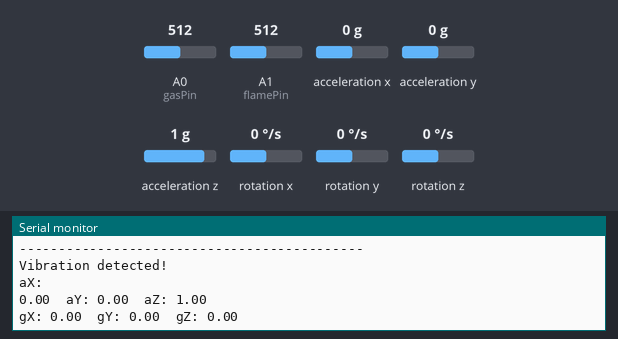
The sketch below on a simulated Arduino Nano 33 IoT. Parts: the last lines printed to the serial monitor. The test bench sets the inputs (shaded band); at power-on: A1 (flamePin) = 512, acceleration x 0 g, A0 (gasPin) = 512, acceleration y 0 g, acceleration z 1 g, rotation x 0 °/s, rotation y 0 °/s, rotation z 0 °/s. WiFi joins after 1.5 s; servers stay silent unless stated; no MQTT or app messages arrive unless stated.

Above: at 9.7 s.
9.8 s: A1 (flamePin) set to 306
At 13.1 s:
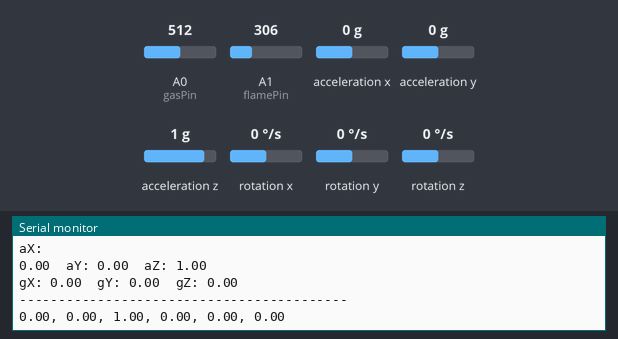
19.1 s: acceleration x set to -1.4 g
At 20.2 s:
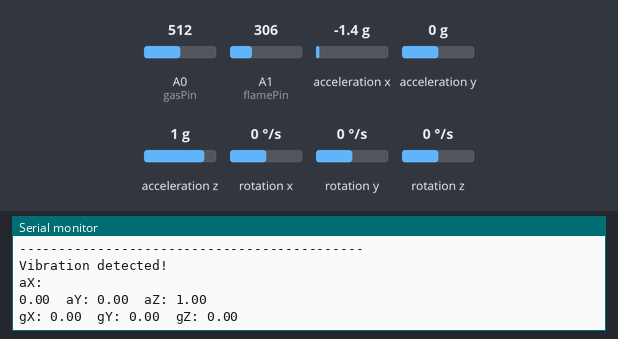
20.6 s: A0 (gasPin) set to 716
At 21.8 s:
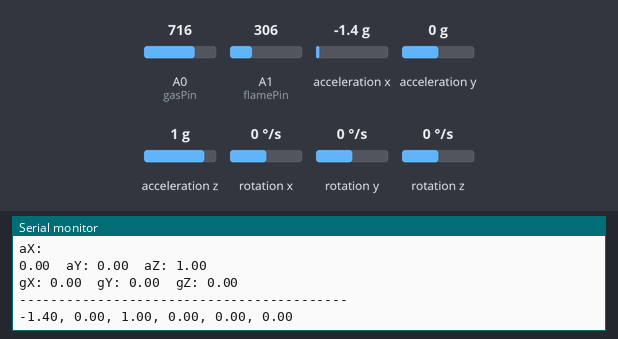
22.1 s: acceleration y set to -1.4 g
At 22.1 s:
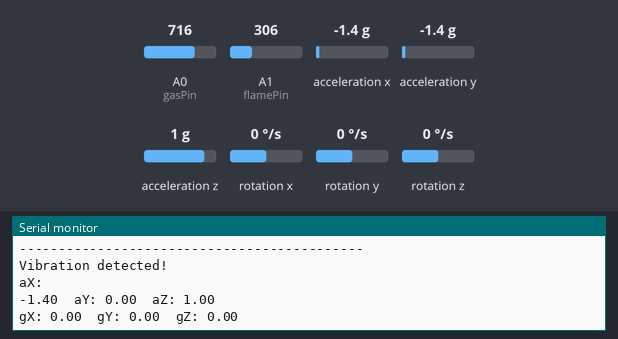
23.6 s: acceleration z set to -1.4 g
25.1 s: A1 (flamePin) set to 190
At 26.5 s:
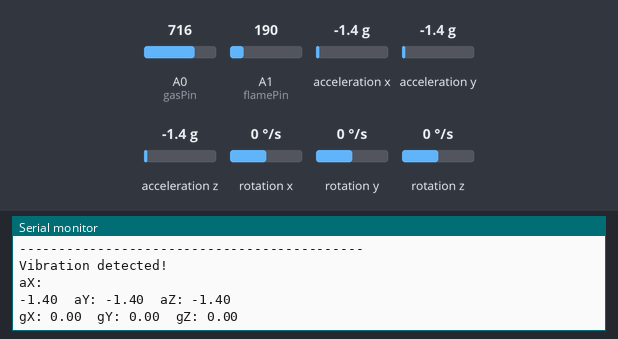
Timing chart, 0 to 27.6 s (numbered marks = the images above; inputs shaded):
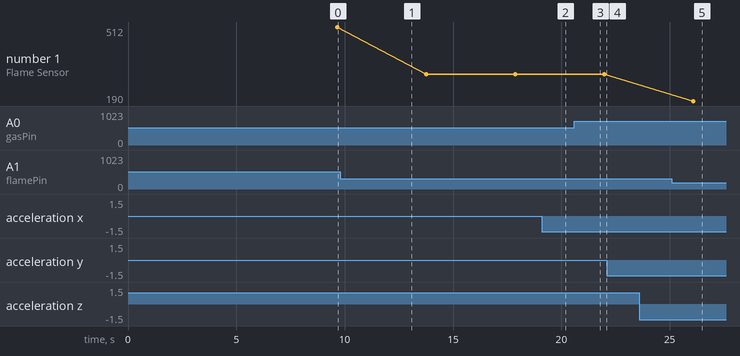

Measured:
- after the input at 25.1 s, the serial monitor: prints a new line after 0.99 s (image 5)
- plotted number 1: 512 → 306 after the input at 9.8 s, 306 → 190 after the input at 25.1 s

The sketch:

building_sensor_combined.ino
```cpp
#include <Arduino_LSM6DS3.h>
#include <WiFiNINA.h>
#include <PubSubClient.h>
#include <ArduinoJson.h>
//------------------------------ sensors ---------------------------------------//

// Flame sensor
const int flamePin = A1;       // Analog pin connected to the flame sensor output
const int calibrationReadings = 100;  // Number of readings to use for calibration
int flameThreshold = 0;  // Initial threshold value
int flameValue;

// Gas sensor setup
const int gasPin = A0;         // Analog pin connected to the sensor output
const int COthresh = 50;
float R0 = 10.00;
float m = -0.318; //Slope
float b = 1.133; //Y-Intercept
double ppm;

// Accelerometer and gyrometer setup
float prevX = 0.0, prevY = 0.0, prevZ = 0.0, prevA = 0.0, prevB = 0.0, prevC = 0.0;
const float threshold = 0.75; // Adjust the threshold value as needed
float aX, aY, aZ;
float gX, gY, gZ;

//----------------------------------- Wifi / mqtt broker ---------------------//

// Wi-Fi credentials
const char* ssid = "******";
const char* password = "******";

// MQTT broker configuration
const char* mqttBroker = "34.100.247.89";
const int mqttPort = 1883;
const char* mqttClientId = "nano33";
const char* mqttTopic = "sensor/data";

WiFiClient wifiClient;
PubSubClient mqttClient(wifiClient);

//------------------------ Functions --------------------------------------------//

void connectToWiFi(){
  Serial.print("Connecting to Wi-Fi...");
  while (WiFi.status() != WL_CONNECTED) {
    WiFi.begin(ssid, password);
    delay(1000);
  }
  Serial.println("Connected to Wi-Fi!");
}

void connectToMQTT(){
  Serial.print("Connecting to MQTT broker...");
  mqttClient.setServer(mqttBroker, mqttPort);
  while (!mqttClient.connected()) {
    if (mqttClient.connect(mqttClientId)) {
      Serial.println("Connected to MQTT broker!");
    } else {
      Serial.print("Failed to connect to MQTT broker. Retrying...");
      delay(1000);
    }
  }
}

void calibrateSensor(){
  Serial.println("-----------------------------Calibrating Sensor...-------------------------------------------------");
  int sensorReading = 0;

  // Take multiple readings to calculate the average value
  for (int i = 0; i < calibrationReadings; i++) {
    sensorReading += analogRead(flamePin);
    delay(10);
  }

  // Calculate the average value as the threshold
  flameThreshold = sensorReading / calibrationReadings;

  Serial.print("Calibrated Threshold: ");
  Serial.println(flameThreshold);
  Serial.println("Calibration Complete!");
  delay(5000);

}

void axl_gyro(){
  const char * spacer = ", ";

  if (
    IMU.accelerationAvailable()
    && IMU.gyroscopeAvailable()
  ) {
    IMU.readAcceleration(aX, aY, aZ);
    IMU.readGyroscope(gX, gY, gZ);
    Serial.println("------------------------------------------");
    Serial.print(aX); Serial.print(spacer);
    Serial.print(aY); Serial.print(spacer);
    Serial.print(aZ); Serial.print(spacer);
    Serial.print(gX); Serial.print(spacer);
    Serial.print(gY); Serial.print(spacer);
    Serial.println(gZ);
    delay(1000);
  }

  //   // Check for changes in acceleration values
  // if (abs(aX - prevX) > threshold ||
  //     abs(aY - prevY) > threshold ||
  //     abs(aZ - prevZ) > threshold ||
  //     abs(gX - prevA) > threshold ||
  //     abs(gY - prevB) > threshold ||
  //     abs(gZ - prevC) > threshold) {
  //       Serial.println("Vibration detected!");
  //       Serial.println("---------------------------------------------");
  //       Serial.println("aX: ");
  //       Serial.print(aX);
  //       Serial.print("  aY: ");
  //       Serial.print(aY);
  //       Serial.print("  aZ: ");
  //       Serial.println(aZ);
  //       Serial.println("---------------------------------------------");
  //       Serial.print("gX: ");
  //       Serial.print(gX);
  //       Serial.print("  gY: ");
  //       Serial.print(gY);
  //       Serial.print("  gZ: ");
  //       Serial.println(gZ);
  //       delay(1000); // Adjust delay as needed
  // }
  // Update previous values
  prevX = aX;
  prevY = aY;
  prevZ = aZ;
  prevA = gX;
  prevB = gY;
  prevC = gZ;

  delay(100); // Adjust delay as needed
  // if (!mqttClient.connected()){
  //   reconnectMQTT();
  // }
  // mqttClient.loop();
}

double MQ135(){
  const int gasPin = A0;         // Analog pin connected to the sensor output
  int sensorValue = analogRead(gasPin);     // Read the analog value from the sensor
  float sensor_volt; //Define variable for sensor voltage
  float RS_gas; //Define variable for sensor resistance
  float ratio; //Define variable for ratio

  sensor_volt = sensorValue*(5.0/1023.0); //Convert analog values to voltage
  RS_gas = ((5.0*10.0)/sensor_volt)-10.0; //Get value of RS in a gas
  ratio = RS_gas/R0;  // Get ratio RS_gas/RS_air

  double ppm_log = (log10(ratio)-b)/m; //Get ppm value in linear scale according to the the ratio value
  double ppm = pow(10, ppm_log); //Convert ppm value to log scale
  double percentage = ppm/10000; //Convert to percentage
  Serial.print("Gas ppm: ");
  Serial.println(ppm);

  // Serial.print("percentage: ");
  // Serial.println(percentage);
  // Serial.println("--------------");

  // if (ppm > COthresh) {
  //   Serial.println("------------------------------------------");
  //   Serial.println("CO2 concentration exceeds threshold!");
  //   Serial.println("------------------------------------------");
  //   // Add your code here to trigger an alert or take specific actions
  // }
  return ppm;
}

int flame_sensor(){
  flameValue = analogRead(flamePin);  // Read the analog value from the flame sensor
// Print the flame sensor value
  Serial.print("Flame Sensor: ");
  Serial.println(flameValue);
  Serial.println();

  // // Check if flame is detected
  // if (flameValue < flameThreshold) {
  //   Serial.println("Flame Detected!");
  //   // Add your code here to trigger an action or send a notification
  // }
  return flameValue;
}

String readSensorData(float ax, float ay, float az, float gx, float gy, float gz, double ppm, int flameValue){
  // Create a JSON document
  StaticJsonDocument<200> doc;

  // Populate the JSON document with sensor data
  doc["acceleration"]["x"] = ax;
  doc["acceleration"]["y"] = ay;
  doc["acceleration"]["z"] = az;
  doc["gyroscope"]["x"] = gx;
  doc["gyroscope"]["y"] = gy;
  doc["gyroscope"]["z"] = gz;
  doc["ppm"] = ppm;
  doc["flameValue"] = flameValue;

  // Serialize the JSON document to a string
  String jsonData;
  serializeJson(doc, jsonData);

  return jsonData;
}

//------------------------------- setup -----------------------------------//
void setup(){
  Serial.begin(9600);
  while (!Serial) {
    ; // wait for serial port to connect. Needed for native USB port only
  }
  if (!IMU.begin()) {
    Serial.println("Failed to initialize IMU!");
    while (true); // halt program
  }
  Serial.println("IMU initialized!");

  pinMode(gasPin, INPUT);     // Set the gasPin as an input
  pinMode(flamePin, INPUT);   // Set the flamePin as an input
  calibrateSensor();  // Perform sensor calibration
  connectToWiFi();
  connectToMQTT();

}

//---------------------------------- main -------------------------------------//
void loop() {
  // Collect sensor data
  axl_gyro();
  double ppm = MQ135();
  int flame = flame_sensor();

  // Check if any of the values cross the threshold
  if (ppm > COthresh || flame < flameThreshold ||
      abs(aX - prevX) > threshold ||
      abs(aY - prevY) > threshold ||
      abs(aZ - prevZ) > threshold ||
      abs(gX - prevA) > threshold ||
      abs(gY - prevB) > threshold ||
      abs(gZ - prevC) > threshold) {

    // Print relevant information
    if (ppm > COthresh) {
      Serial.println("------------------------------------------");
      Serial.println("CO2 concentration exceeds threshold!");
      Serial.println("------------------------------------------");
    }
    if (flame < flameThreshold) {
      Serial.println("------------------------------------------");
      Serial.println("Flame Detected!");
      Serial.println("------------------------------------------");
    }
    if (abs(aX ) > threshold || abs(aY) > threshold || abs(aZ) > threshold || abs(gX) > threshold || abs(gY) > threshold || abs(gZ) > threshold) {
      Serial.println("--------------------------------------------");
      Serial.println("Vibration detected!");
      Serial.println("aX: ");
      Serial.print(aX);
      Serial.print("  aY: ");
      Serial.print(aY);
      Serial.print("  aZ: ");
      Serial.println(aZ);
      Serial.print("gX: ");
      Serial.print(gX);
      Serial.print("  gY: ");
      Serial.print(gY);
      Serial.print("  gZ: ");
      Serial.println(gZ);

    }

    // Convert the sensor data into JSON format
    String sensorData = readSensorData(aX, aY, aZ, gX, gY, gZ, ppm, flameValue);

    // Publish data to MQTT topic
    mqttClient.publish(mqttTopic, sensorData.c_str());
  }

  delay(3000); // Adjust delay as needed
}
```
